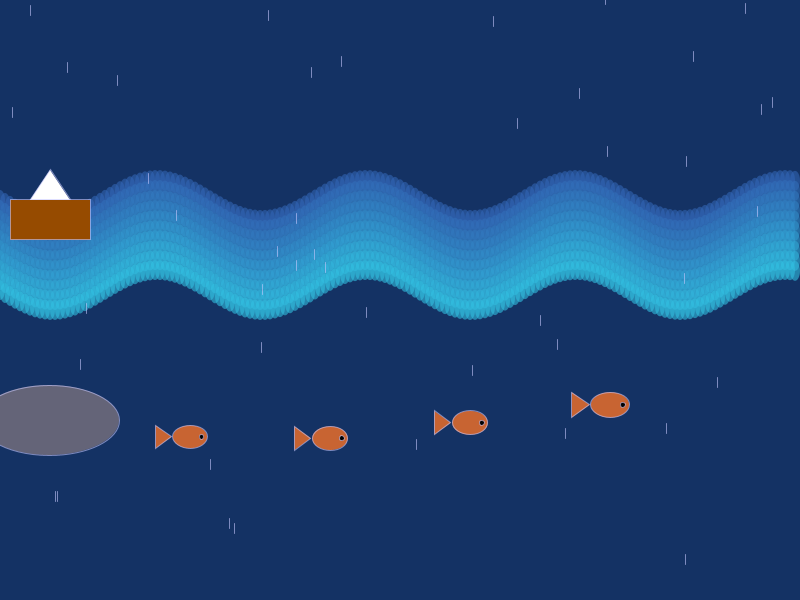
Frame 1 (no input)
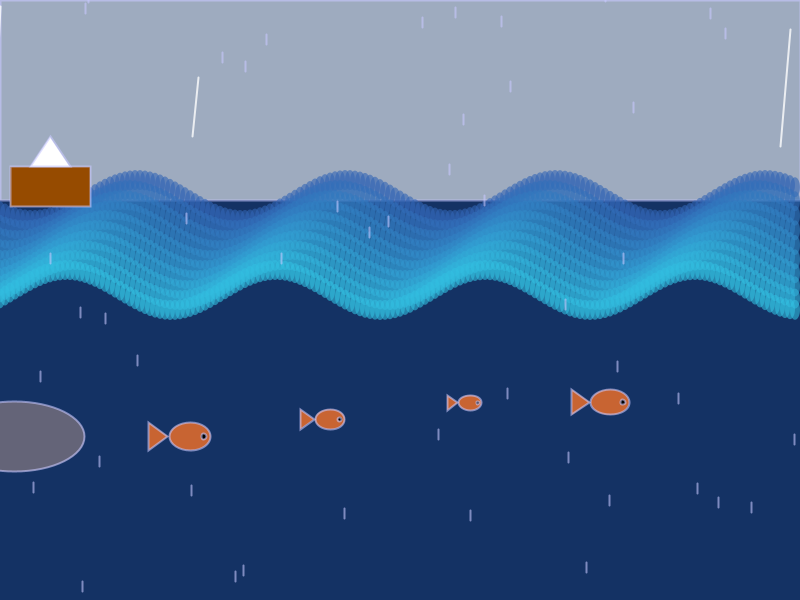
Frame 60 (the mouse pressed at the canvas centre just before this capture)
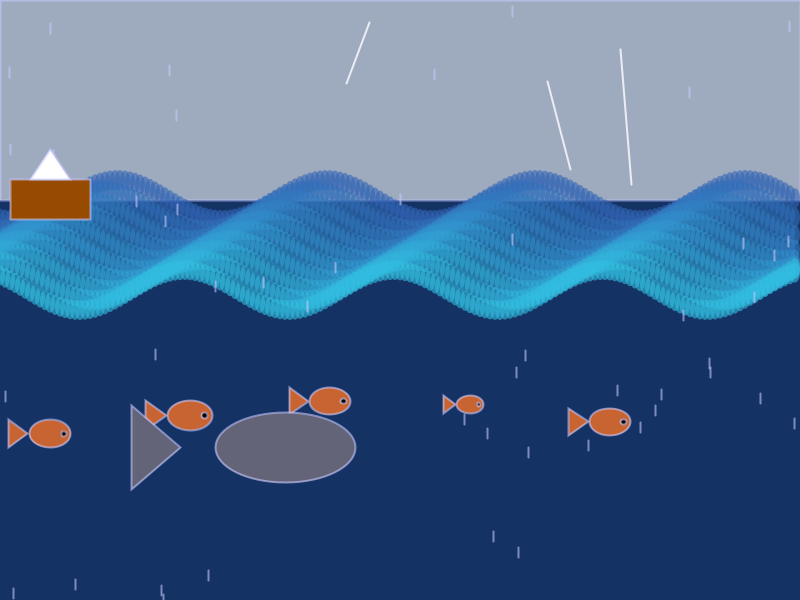
Frame 120 (the mouse held since frame 60 and released just before this capture)

The Processing sketch that drew these frames (run headless with seeded random() and noise(); from frame 60 on, the mouse is pressed at the canvas centre):

// Processing sketch: Ahmad_Faour
// ── Ahmad_Faour.pde
int numWaves = 10; // Number of waves
int numFish = 5;   // Number of fish
float sharkX = 50; // Initial shark position
float sharkSpeed = 0.5; // Shark speed
float waveSpeed = 0.02;
float time = 0;
boolean lightningActive = false;
float lightningTimer = 0;
float stormIntensity = 1.0;  // Control storm severity (1 = calm, 3 = extreme)
float boatX = width / 2;  // Boat position

void setup() {
  size(800, 600);
  noStroke();
}

void draw() {
  background(20, 50, 100); // Deep ocean color
  drawLightning();
  drawWaves();
  drawRain();
  drawMarineAnimals();
  drawBoat();
  time += waveSpeed * stormIntensity;  // Wave speed scales with storm intensity

  // Control lightning flicker
  lightningTimer -= 1 / 60.0;
  if (lightningTimer <= 0) {
    lightningActive = random(1) > 0.90 / stormIntensity;  // More frequent with higher intensity
    if (lightningActive) {
      lightningTimer = random(0.1, 0.2);
    }
  }
}

// Storm intensity control with keys
void keyPressed() {
  if (keyCode == UP) {
    stormIntensity = constrain(stormIntensity + 0.2, 1, 3);  // Max 3
  }
  if (keyCode == DOWN) {
    stormIntensity = constrain(stormIntensity - 0.2, 1, 3);  // Min 1
  }
  if (key == CODED) {
    if (keyCode == LEFT) boatX -= 10;
    if (keyCode == RIGHT) boatX += 10;
  }
}

void mousePressed() {
  // Trigger lightning instantly
  lightningActive = true;
  lightningTimer = 0.2;
}

// Lightning Effect
void drawLightning() {
  if (lightningActive) {
    fill(255, 255, 255, 150); // Flash effect
    rect(0, 0, width, height / 3);
    for (int i = 0; i < 3; i++) {
      float startX = random(width);
      float startY = random(height / 6);
      float endX = startX + random(-50, 50);
      float endY = startY + random(50, 150);
      stroke(255, 255, 255, 200);
      strokeWeight(2);
      line(startX, startY, endX, endY);
    }
    noStroke();
  }
}

// Wave Drawing (Affected by Storm Intensity)
void drawWaves() {
  for (int i = 0; i < numWaves; i++) {
    float waveY = map(i, 0, numWaves, height / 3, height / 2);
    for (float x = 0; x < width; x += 5) {
      float waveHeight = sin(x * 0.03 + time * (0.5 + i * 0.2)) * 20 * stormIntensity;
      fill(50, 100 + i * 10, 180 + i * 5, 150);
      ellipse(x, waveY + waveHeight, 10, 20);
    }
  }
}

// Rain Effect (Intensity Increases with Storm)
void drawRain() {
  for (int i = 0; i < 50 * stormIntensity; i++) {
    float rx = random(width);
    float ry = random(-50, height);
    stroke(200, 200, 255, 150);
    line(rx, ry, rx, ry + 10 * stormIntensity);
  }
}

// Marine Animals (Fish & Shark)
void drawMarineAnimals() {
  for (int i = 0; i < numFish; i++) {
    float fishX = map(i, 0, numFish, 50, width - 50);
    float fishY = height * 0.7 + sin(time + i) * 20;

    // Fish scatter if mouse is near
    if (dist(mouseX, mouseY, fishX, fishY) < 100) {
      fishX += random(-20, 20);
      fishY += random(-20, 20);
    }

    float size = random(15, 30);
    drawFish(fishX, fishY, size);
  }
  
  drawShark();
}

// Fish Drawing
void drawFish(float x, float y, float size) {
  fill(200, 100, 50);
  ellipse(x, y, size * 1.5, size);
  triangle(x - size * 0.8, y, x - size * 1.5, y - size * 0.5, x - size * 1.5, y + size * 0.5);
  fill(0);
  ellipse(x + size * 0.5, y, size * 0.2, size * 0.2);
}

// Shark Behavior
void drawShark() {
  float sharkY = height * 0.7 + sin(time * 0.5) * 30;
  float size = 70;
  
  sharkX = lerp(sharkX, mouseX, 0.02);

  fill(100, 100, 120);
  ellipse(sharkX, sharkY, size * 2, size);
  triangle(sharkX - size * 1.5, sharkY, sharkX - size * 2.2, sharkY - size * 0.6, sharkX - size * 2.2, sharkY + size * 0.6);
}

// Boat on Waves
void drawBoat() {
  float waveY = height / 3 + sin(boatX * 0.03 + time * 2) * 20 * stormIntensity;

  fill(150, 75, 0);  // Brown boat
  rect(boatX - 40, waveY - 20, 80, 40);  // Bigger boat
  fill(255);
  triangle(boatX, waveY - 50, boatX - 20, waveY - 20, boatX + 20, waveY - 20);  // Sail
}
